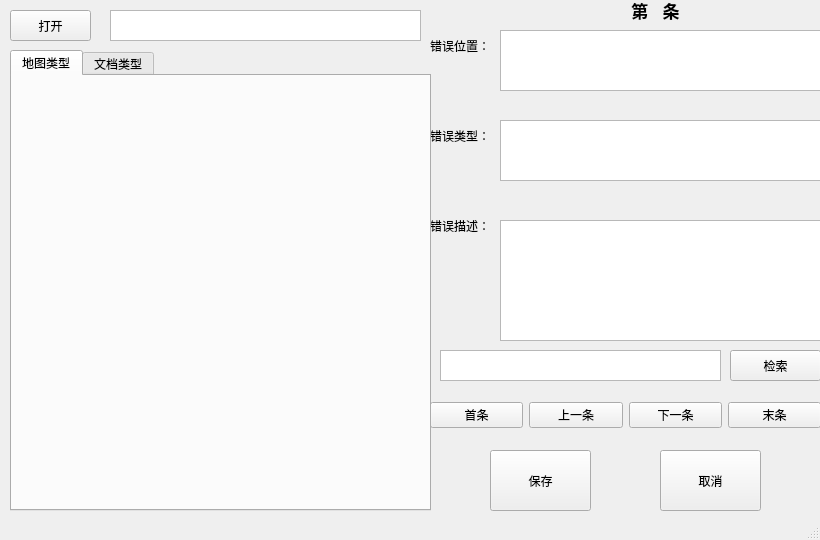
<?xml version="1.0" encoding="UTF-8"?>
<ui version="4.0">
 <class>MainWindow</class>
 <widget class="QMainWindow" name="MainWindow">
  <property name="geometry">
   <rect>
    <x>0</x>
    <y>0</y>
    <width>820</width>
    <height>540</height>
   </rect>
  </property>
  <property name="windowTitle">
   <string>地理空间数据质检</string>
  </property>
  <widget class="QWidget" name="centralwidget">
   <widget class="QWidget" name="layoutWidget">
    <property name="geometry">
     <rect>
      <x>430</x>
      <y>370</y>
      <width>391</width>
      <height>91</height>
     </rect>
    </property>
    <layout class="QHBoxLayout" name="horizontalLayout">
     <item>
      <widget class="QPushButton" name="First">
       <property name="text">
        <string>首条</string>
       </property>
      </widget>
     </item>
     <item>
      <widget class="QPushButton" name="Previous">
       <property name="text">
        <string>上一条</string>
       </property>
      </widget>
     </item>
     <item>
      <widget class="QPushButton" name="Next">
       <property name="text">
        <string>下一条</string>
       </property>
      </widget>
     </item>
     <item>
      <widget class="QPushButton" name="Last">
       <property name="text">
        <string>末条</string>
       </property>
      </widget>
     </item>
    </layout>
   </widget>
   <widget class="QTextEdit" name="ErrorLocation">
    <property name="geometry">
     <rect>
      <x>500</x>
      <y>30</y>
      <width>321</width>
      <height>61</height>
     </rect>
    </property>
    <property name="verticalScrollBarPolicy">
     <enum>Qt::ScrollBarAlwaysOff</enum>
    </property>
    <property name="horizontalScrollBarPolicy">
     <enum>Qt::ScrollBarAlwaysOff</enum>
    </property>
   </widget>
   <widget class="QTextEdit" name="ErrorType">
    <property name="geometry">
     <rect>
      <x>500</x>
      <y>120</y>
      <width>321</width>
      <height>61</height>
     </rect>
    </property>
   </widget>
   <widget class="QTextEdit" name="ErrorDescription">
    <property name="geometry">
     <rect>
      <x>500</x>
      <y>220</y>
      <width>321</width>
      <height>121</height>
     </rect>
    </property>
    <property name="sizePolicy">
     <sizepolicy hsizetype="Expanding" vsizetype="Expanding">
      <horstretch>0</horstretch>
      <verstretch>0</verstretch>
     </sizepolicy>
    </property>
   </widget>
   <widget class="QTextEdit" name="textFind">
    <property name="geometry">
     <rect>
      <x>440</x>
      <y>350</y>
      <width>281</width>
      <height>31</height>
     </rect>
    </property>
   </widget>
   <widget class="QPushButton" name="Find">
    <property name="geometry">
     <rect>
      <x>730</x>
      <y>350</y>
      <width>91</width>
      <height>31</height>
     </rect>
    </property>
    <property name="text">
     <string>检索</string>
    </property>
   </widget>
   <widget class="QLabel" name="LabelErrorLocation">
    <property name="geometry">
     <rect>
      <x>430</x>
      <y>30</y>
      <width>81</width>
      <height>31</height>
     </rect>
    </property>
    <property name="text">
     <string>错误位置：</string>
    </property>
   </widget>
   <widget class="QLabel" name="LabelErrorType">
    <property name="geometry">
     <rect>
      <x>430</x>
      <y>120</y>
      <width>81</width>
      <height>31</height>
     </rect>
    </property>
    <property name="text">
     <string>错误类型：</string>
    </property>
   </widget>
   <widget class="QLabel" name="LabelDescription">
    <property name="geometry">
     <rect>
      <x>430</x>
      <y>210</y>
      <width>81</width>
      <height>31</height>
     </rect>
    </property>
    <property name="text">
     <string>错误描述：</string>
    </property>
   </widget>
   <widget class="QPushButton" name="OpenFile">
    <property name="geometry">
     <rect>
      <x>10</x>
      <y>10</y>
      <width>81</width>
      <height>31</height>
     </rect>
    </property>
    <property name="text">
     <string>打开</string>
    </property>
   </widget>
   <widget class="QTextEdit" name="FilePath">
    <property name="geometry">
     <rect>
      <x>110</x>
      <y>10</y>
      <width>311</width>
      <height>31</height>
     </rect>
    </property>
    <property name="verticalScrollBarPolicy">
     <enum>Qt::ScrollBarAlwaysOff</enum>
    </property>
    <property name="horizontalScrollBarPolicy">
     <enum>Qt::ScrollBarAlwaysOff</enum>
    </property>
   </widget>
   <widget class="QPushButton" name="Record">
    <property name="geometry">
     <rect>
      <x>490</x>
      <y>450</y>
      <width>101</width>
      <height>61</height>
     </rect>
    </property>
    <property name="text">
     <string>保存</string>
    </property>
   </widget>
   <widget class="QPushButton" name="Cancel">
    <property name="geometry">
     <rect>
      <x>660</x>
      <y>450</y>
      <width>101</width>
      <height>61</height>
     </rect>
    </property>
    <property name="text">
     <string>取消</string>
    </property>
   </widget>
   <widget class="QTabWidget" name="tabWidget">
    <property name="geometry">
     <rect>
      <x>10</x>
      <y>50</y>
      <width>421</width>
      <height>461</height>
     </rect>
    </property>
    <property name="currentIndex">
     <number>0</number>
    </property>
    <widget class="QWidget" name="tab">
     <attribute name="title">
      <string>地图类型</string>
     </attribute>
     <widget class="QLabel" name="label">
      <property name="geometry">
       <rect>
        <x>10</x>
        <y>10</y>
        <width>401</width>
        <height>411</height>
       </rect>
      </property>
      <property name="text">
       <string/>
      </property>
     </widget>
    </widget>
    <widget class="QWidget" name="tab_2">
     <attribute name="title">
      <string>文档类型</string>
     </attribute>
     <widget class="QTextEdit" name="textShow">
      <property name="geometry">
       <rect>
        <x>3</x>
        <y>6</y>
        <width>411</width>
        <height>421</height>
       </rect>
      </property>
     </widget>
    </widget>
   </widget>
   <widget class="QLabel" name="ID">
    <property name="geometry">
     <rect>
      <x>510</x>
      <y>0</y>
      <width>291</width>
      <height>20</height>
     </rect>
    </property>
    <property name="font">
     <font>
      <pointsize>13</pointsize>
      <weight>75</weight>
      <bold>true</bold>
     </font>
    </property>
    <property name="text">
     <string>第   条</string>
    </property>
    <property name="alignment">
     <set>Qt::AlignCenter</set>
    </property>
   </widget>
  </widget>
  <widget class="QMenuBar" name="menubar">
   <property name="geometry">
    <rect>
     <x>0</x>
     <y>0</y>
     <width>820</width>
     <height>26</height>
    </rect>
   </property>
  </widget>
  <widget class="QStatusBar" name="statusbar"/>
 </widget>
 <resources/>
 <connections/>
</ui>
